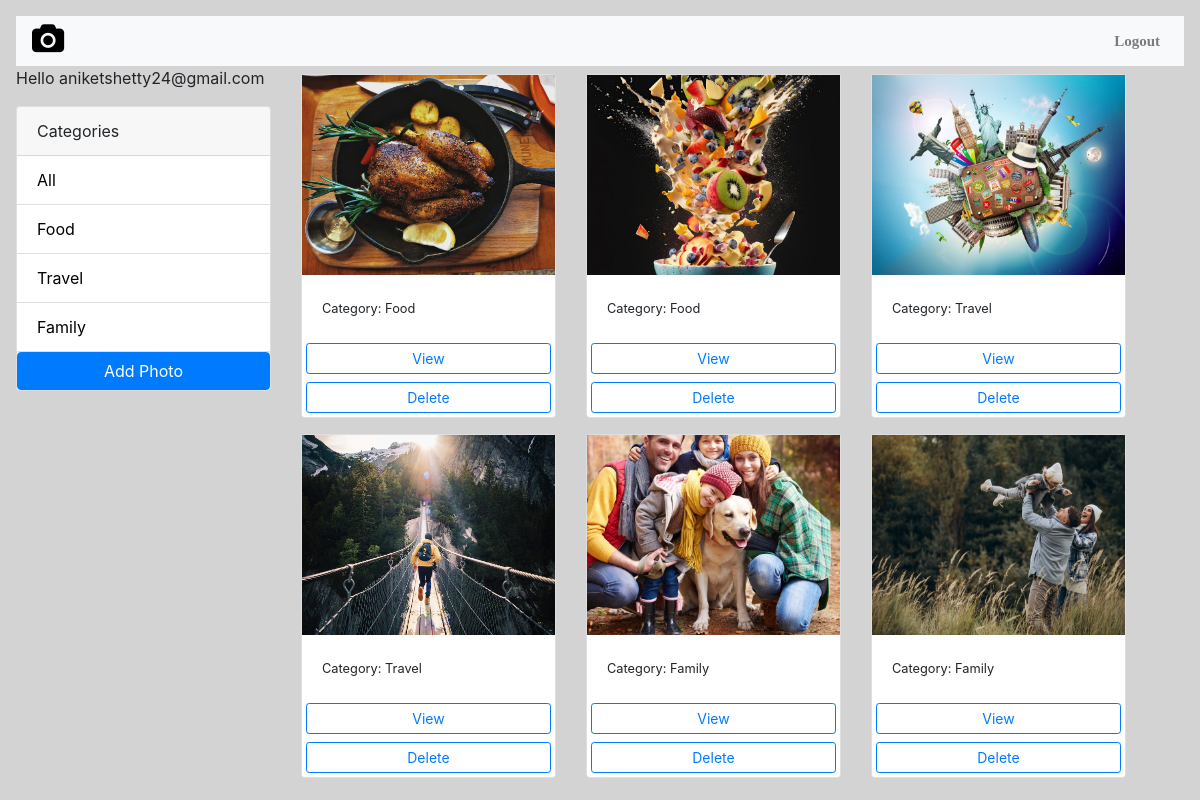
/gallery/ (signed in), run on an earlier commit of the app's database.
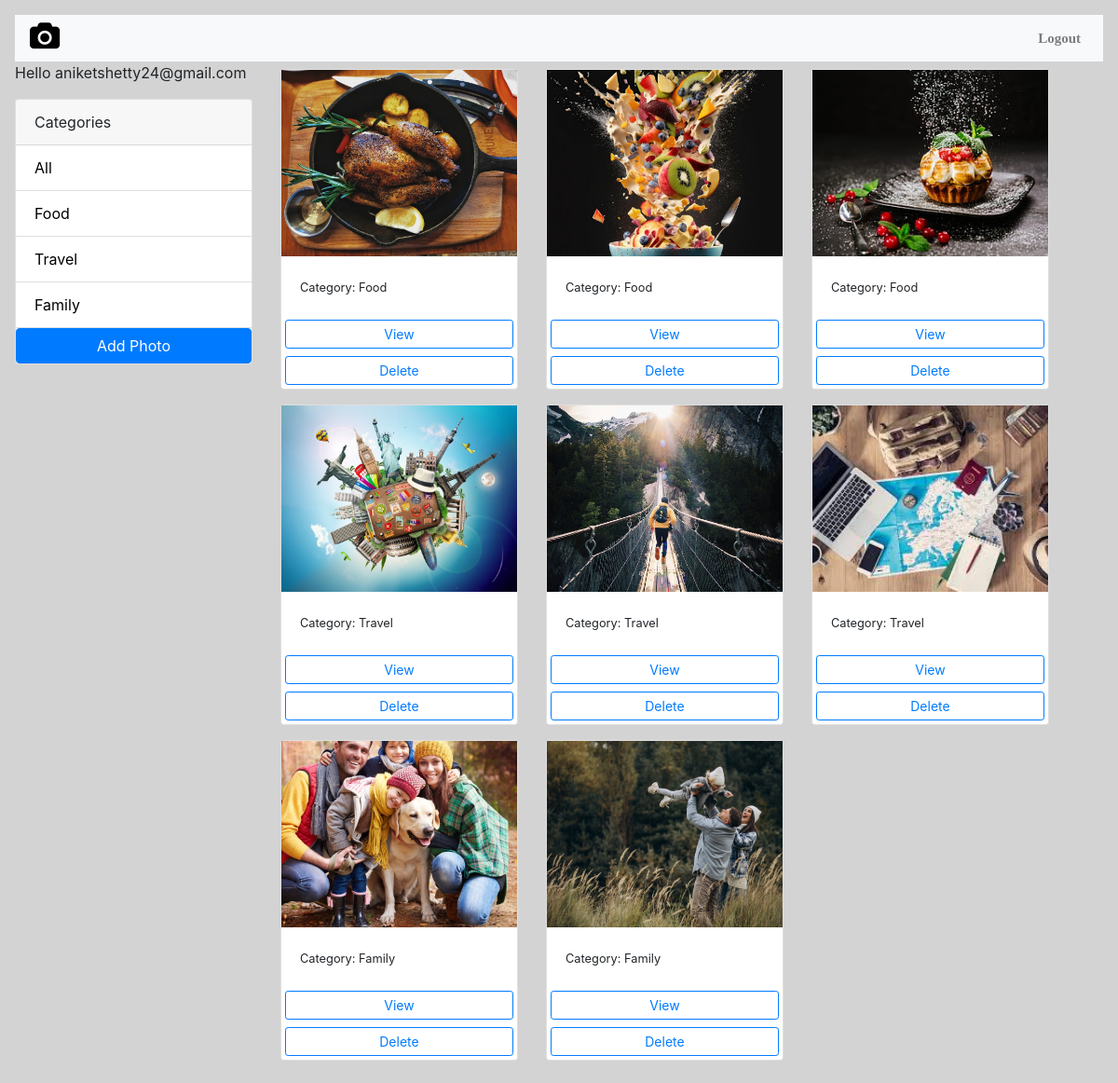
And on a later commit of the database.
### Photo_Album_Application/models.py (models this page shows, shortened)
class Category(models.Model):
    class Meta:
        verbose_name = 'Category'
        verbose_name_plural = 'Categories'
    user = models.ForeignKey(
        User, on_delete=models.SET_NULL, null=True, blank=True)
    name = models.CharField(max_length=100, null=False, blank=False)

class Photo(models.Model):
    class Meta:
        verbose_name = 'Photo'
        verbose_name_plural = 'Photos'
    category = models.ForeignKey(
        Category, on_delete=models.SET_NULL, null=True, blank=True)
    image = models.ImageField(null=False, blank=False)
    description = models.TextField()

### Photo_Album_Application/views.py (the view)
# urls.py: path('gallery/', views.gallery, name='gallery'),
def gallery(request):
    user = request.user
    print(user, " gallery")
    category = request.GET.get('category')
    if category == None:
        photos = Photo.objects.filter(category__user=user)
    else:
        photos = Photo.objects.filter(
            category__name=category, category__user=user)
    categories = Category.objects.filter(user=user)
    context = {'categories': categories, 'photos': photos}
    return render(request, 'gallery.html', context)

### Photo_Album_Application/templates/gallery.html (shortened to what this page needs)
<!DOCTYPE html>
<html lang="en">
<head>
    <link href="https://stackpath.bootstrapcdn.com/bootstrap/4.5.2/css/bootstrap.min.css" rel="stylesheet">
    <link rel="stylesheet" href="https://cdnjs.cloudflare.com/ajax/libs/font-awesome/4.7.0/css/font-awesome.min.css">
    <link href="https://stackpath.bootstrapcdn.com/bootstrap/4.5.2/css/bootstrap.min.css" rel="stylesheet">
    <link rel="stylesheet" href="https://cdnjs.cloudflare.com/ajax/libs/font-awesome/4.7.0/css/font-awesome.min.css">
    {% load static %}
</head>
<body>
    <nav class="navbar navbar-expand-lg navbar-light bg-light">
        <a class="navbar-brand" href=""><i class="fa fa-camera" style="font-size:30px;color:black"></i></a>
        <div class="collapse navbar-collapse" id="navbarNav">
            <ul class="navbar-nav ml-auto">
                <li class="nav-item active">
                <li class="nav-item">
                    <a class="nav-link" href="{% url 'home'%}"><b>Logout</b></a>
                </li>
            </ul>
        </div>
    </nav>
    <body class="m-3">
    <div class="container">
        <div class="row">
            <div class="col-md-3">
                {% if request.user.is_authenticated %}
                <p>Hello {{request.user}}</p>
                {% endif %}
                <div class="card my-3">
                    <div class="card-header">
                        Categories
                    </div>
                    <ul class="list-group list-group-flush">
                        <li class="list-group-item">
                            <a href="{% url 'gallery' %}">All</a>
                        </li>
                        {% for category in categories %}
                        <li class=" list-group-item">
                            <a href="{% url 'gallery' %}?category={{category.name}}">
                                {{category.name}}
                            </a>
                        </li>
                        {% endfor %}
                        <a href="{% url 'add' %}" class="btn btn-primary btn-block ">Add Photo</a>
                    </ul>
                </div>
            </div>
            <div class="col-md-9">
                <div class="row">
                    {% for photo in photos %}
                    <div class="col-md-4">
                        <div class="card my-2">
                            <img class="image-thumbail" src="{{photo.image.url}}" alt="Card image cap">
                            <div class="card-body">
                                <small>Category: {{photo.category.name}}</small>
                            </div>
                            <a href="{% url 'photo' photo.id %}" class="btn btn-outline-primary btn-sm m-1">View</a>
                            <a class="btn btn-outline-primary btn-sm m-1" onclick ="delete_photo({{photo.id}})">Delete</a>
                        </div>
                    </div>
                    {% empty %}
                    <h3>No photos</h3>
                    {% endfor %}
                </div>
            </div>
        </div>
    </div>
</body>
<link rel='stylesheet' href='https://cdn.jsdelivr.net/npm/sweetalert2@7.12.15/dist/sweetalert2.min.css'></link>
</html>

### Photo_Album_Application/templates/gallery.html (style rules this page uses)
.image-thumbail { height: 200px; object-fit: cover; }
.list-group-item a { text-decoration: none; color: black; }
.navbar { font-family: Times, serif, Arial Black; font-size: 15px; background-color: grey; height: 60px; text-align: center; text-decoration: none; }
.navbar { font-family: Georgia, serif, Arial Black; font-size: 15px; background-color: black; height: 50px; text-align: center; text-decoration: none; }
body { background-color: lightgrey; }
.container { margin-left: -15px; }

What changed in the data, as far as the page shows it:
added Photo: image (picture), category.name "Food"
added Photo: image (picture), category.name "Travel"
